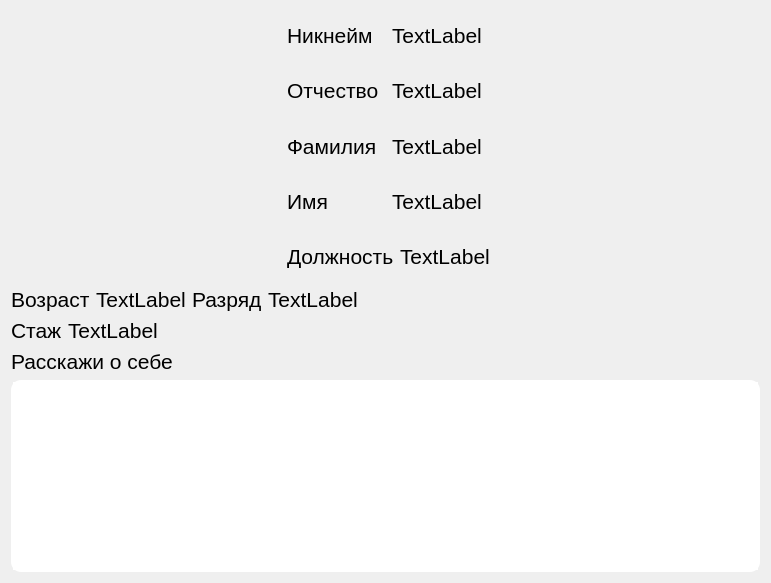
         <widget class="QWidget" name="acc_page">
          <layout class="QVBoxLayout" name="verticalLayout_15">
           <item>
            <layout class="QHBoxLayout" name="horizontalLayout_25">
             <item>
              <widget class="QLabel" name="label_8">
               <property name="enabled">
                <bool>true</bool>
               </property>
               <property name="sizePolicy">
                <sizepolicy hsizetype="Minimum" vsizetype="Minimum">
                 <horstretch>0</horstretch>
                 <verstretch>0</verstretch>
                </sizepolicy>
               </property>
               <property name="minimumSize">
                <size>
                 <width>270</width>
                 <height>270</height>
                </size>
               </property>
               <property name="maximumSize">
                <size>
                 <width>270</width>
                 <height>270</height>
                </size>
               </property>
               <property name="text">
                <string/>
               </property>
               <property name="pixmap">
                <pixmap resource="../../resourses.qrc">:/res/kisspng-user-profile-2018-in-sight-user-conference-expo-5b554c0968c377.0307553315323166814291-fotor-bg-remover-20241102121640.png</pixmap>
               </property>
               <property name="scaledContents">
                <bool>true</bool>
               </property>
              </widget>
             </item>
             <item>
              <layout class="QVBoxLayout" name="verticalLayout_9">
               <item>
                <layout class="QHBoxLayout" name="horizontalLayout_13">
                 <item>
                  <widget class="QLabel" name="label_18">
                   <property name="font">
                    <font>
                     <pointsize>16</pointsize>
                    </font>
                   </property>
                   <property name="text">
                    <string>Никнейм</string>
                   </property>
                  </widget>
                 </item>
                 <item>
                  <widget class="QLabel" name="label_nik">
                   <property name="font">
                    <font>
                     <pointsize>16</pointsize>
                    </font>
                   </property>
                   <property name="text">
                    <string>TextLabel</string>
                   </property>
                  </widget>
                 </item>
                </layout>
               </item>
               <item>
                <layout class="QHBoxLayout" name="horizontalLayout_7">
                 <item>
                  <widget class="QLabel" name="label_11">
                   <property name="font">
                    <font>
                     <pointsize>16</pointsize>
                    </font>
                   </property>
                   <property name="text">
                    <string>Отчество</string>
                   </property>
                  </widget>
                 </item>
                 <item>
                  <widget class="QLabel" name="label_midlename">
                   <property name="font">
                    <font>
                     <pointsize>16</pointsize>
                    </font>
                   </property>
                   <property name="text">
                    <string>TextLabel</string>
                   </property>
                  </widget>
                 </item>
                </layout>
               </item>
               <item>
                <layout class="QHBoxLayout" name="horizontalLayout_5">
                 <item>
                  <widget class="QLabel" name="label_9">
                   <property name="font">
                    <font>
                     <pointsize>16</pointsize>
                    </font>
                   </property>
                   <property name="text">
                    <string>Фамилия</string>
                   </property>
                  </widget>
                 </item>
                 <item>
                  <widget class="QLabel" name="label_secondnaame">
                   <property name="font">
                    <font>
                     <pointsize>16</pointsize>
                    </font>
                   </property>
                   <property name="text">
                    <string>TextLabel</string>
                   </property>
                  </widget>
                 </item>
                </layout>
               </item>
               <item>
                <layout class="QHBoxLayout" name="horizontalLayout_6">
                 <item>
                  <widget class="QLabel" name="label_10">
                   <property name="font">
                    <font>
                     <pointsize>16</pointsize>
                    </font>
                   </property>
                   <property name="text">
                    <string>Имя</string>
                   </property>
                  </widget>
                 </item>
                 <item>
                  <widget class="QLabel" name="label_name">
                   <property name="font">
                    <font>
                     <pointsize>16</pointsize>
                    </font>
                   </property>
                   <property name="text">
                    <string>TextLabel</string>
                   </property>
                  </widget>
                 </item>
                </layout>
               </item>
               <item>
                <layout class="QHBoxLayout" name="horizontalLayout_8">
                 <item>
                  <widget class="QLabel" name="label_16">
                   <property name="font">
                    <font>
                     <pointsize>16</pointsize>
                    </font>
                   </property>
                   <property name="text">
                    <string>Должность</string>
                   </property>
                  </widget>
                 </item>
                 <item>
                  <widget class="QLabel" name="label_post">
                   <property name="font">
                    <font>
                     <pointsize>16</pointsize>
                    </font>
                   </property>
                   <property name="text">
                    <string>TextLabel</string>
                   </property>
                  </widget>
                 </item>
                </layout>
               </item>
              </layout>
             </item>
             <item>
              <spacer name="horizontalSpacer_11">
               <property name="minimumSize">
                <size>
                 <width>270</width>
                 <height>270</height>
                </size>
               </property>
               <property name="maximumSize">
                <size>
                 <width>270</width>
                 <height>270</height>
                </size>
               </property>
               <property name="orientation">
                <enum>Qt::Horizontal</enum>
               </property>
               <property name="sizeHint" stdset="0">
                <size>
                 <width>267</width>
                 <height>267</height>
                </size>
               </property>
              </spacer>
             </item>
            </layout>
           </item>
           <item>
            <layout class="QHBoxLayout" name="horizontalLayout_24">
             <item>
              <layout class="QHBoxLayout" name="horizontalLayout_15">
               <item>
                <layout class="QHBoxLayout" name="horizontalLayout_9">
                 <item>
                  <widget class="QLabel" name="label_13">
                   <property name="font">
                    <font>
                     <pointsize>16</pointsize>
                    </font>
                   </property>
                   <property name="text">
                    <string>Возраст</string>
                   </property>
                  </widget>
                 </item>
                 <item>
                  <widget class="QLabel" name="label_age">
                   <property name="font">
                    <font>
                     <pointsize>16</pointsize>
                    </font>
                   </property>
                   <property name="text">
                    <string>TextLabel</string>
                   </property>
                  </widget>
                 </item>
                </layout>
               </item>
               <item>
                <layout class="QHBoxLayout" name="horizontalLayout_11">
                 <item>
                  <widget class="QLabel" name="label_14">
                   <property name="font">
                    <font>
                     <pointsize>16</pointsize>
                    </font>
                   </property>
                   <property name="text">
                    <string>Разряд</string>
                   </property>
                  </widget>
                 </item>
                 <item>
                  <widget class="QLabel" name="label_level">
                   <property name="font">
                    <font>
                     <pointsize>16</pointsize>
                    </font>
                   </property>
                   <property name="text">
                    <string>TextLabel</string>
                   </property>
                  </widget>
                 </item>
                </layout>
               </item>
              </layout>
             </item>
             <item>
              <spacer name="horizontalSpacer_10">
               <property name="orientation">
                <enum>Qt::Horizontal</enum>
               </property>
               <property name="sizeHint" stdset="0">
                <size>
                 <width>40</width>
                 <height>20</height>
                </size>
               </property>
              </spacer>
             </item>
            </layout>
           </item>
           <item>
            <layout class="QHBoxLayout" name="horizontalLayout_23">
             <item>
              <layout class="QHBoxLayout" name="horizontalLayout_12">
               <item>
                <widget class="QLabel" name="label_15">
                 <property name="font">
                  <font>
                   <pointsize>16</pointsize>
                  </font>
                 </property>
                 <property name="text">
                  <string>Стаж</string>
                 </property>
                </widget>
               </item>
               <item>
                <widget class="QLabel" name="label_exp">
                 <property name="font">
                  <font>
                   <pointsize>16</pointsize>
                  </font>
                 </property>
                 <property name="text">
                  <string>TextLabel</string>
                 </property>
                </widget>
               </item>
              </layout>
             </item>
             <item>
              <spacer name="horizontalSpacer_9">
               <property name="orientation">
                <enum>Qt::Horizontal</enum>
               </property>
               <property name="sizeHint" stdset="0">
                <size>
                 <width>40</width>
                 <height>20</height>
                </size>
               </property>
              </spacer>
             </item>
            </layout>
           </item>
           <item>
            <layout class="QVBoxLayout" name="verticalLayout_14">
             <item>
              <layout class="QHBoxLayout" name="horizontalLayout_22">
               <item>
                <widget class="QLabel" name="label_34">
                 <property name="font">
                  <font>
                   <pointsize>16</pointsize>
                  </font>
                 </property>
                 <property name="text">
                  <string>Расскажи о себе</string>
                 </property>
                </widget>
               </item>
               <item>
                <spacer name="horizontalSpacer_8">
                 <property name="orientation">
                  <enum>Qt::Horizontal</enum>
                 </property>
                 <property name="sizeHint" stdset="0">
                  <size>
                   <width>40</width>
                   <height>20</height>
                  </size>
                 </property>
                </spacer>
               </item>
              </layout>
             </item>
             <item>
              <widget class="QTextEdit" name="textEdit_pfil">
               <property name="styleSheet">
                <string notr="true">border: 2px solid white;
                                                    border-radius: 10px;
                                                    color: white;
                                                </string>
               </property>
              </widget>
             </item>
            </layout>
           </item>
          </layout>
         </widget>
